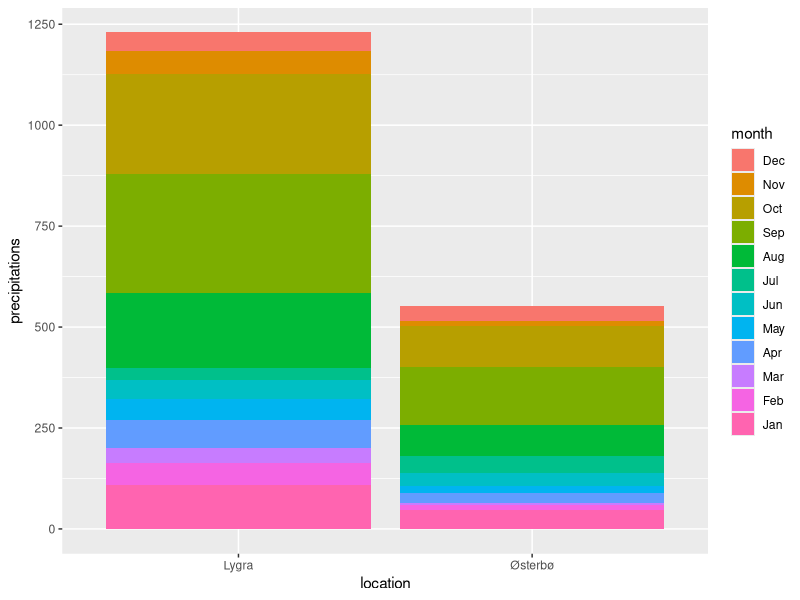
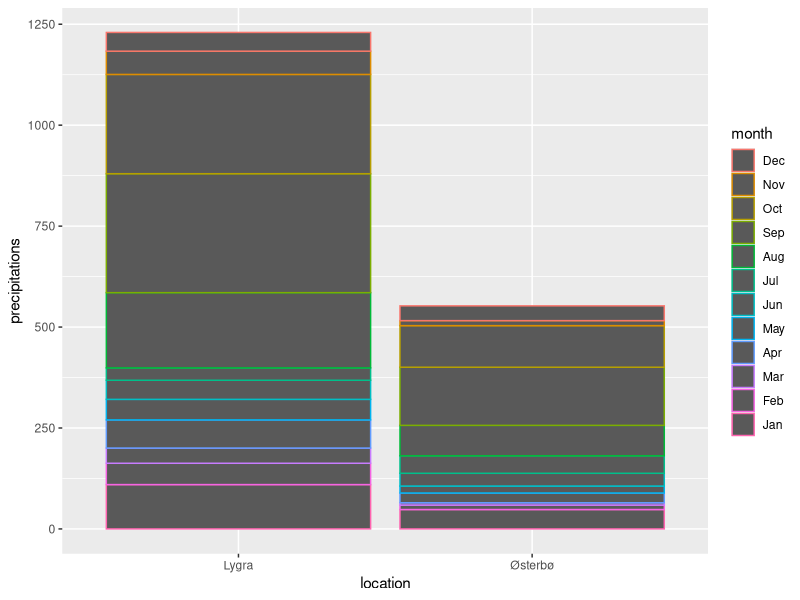
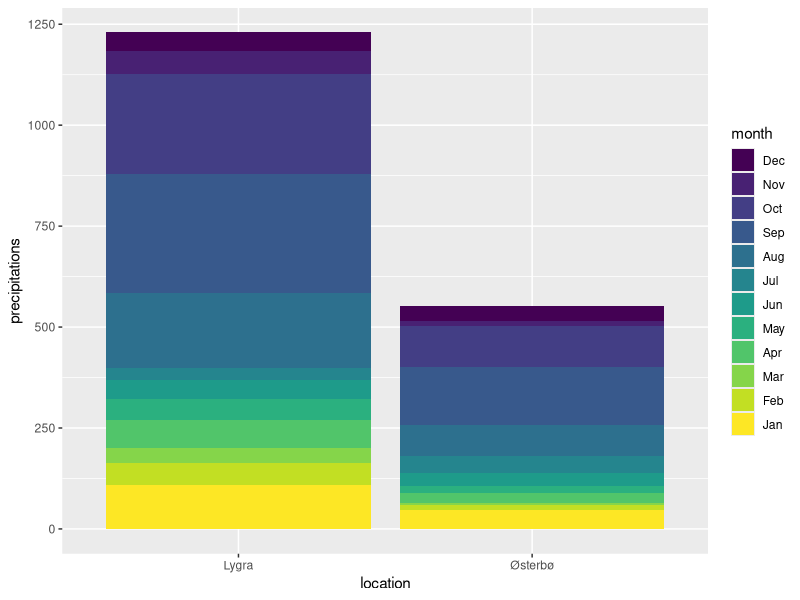
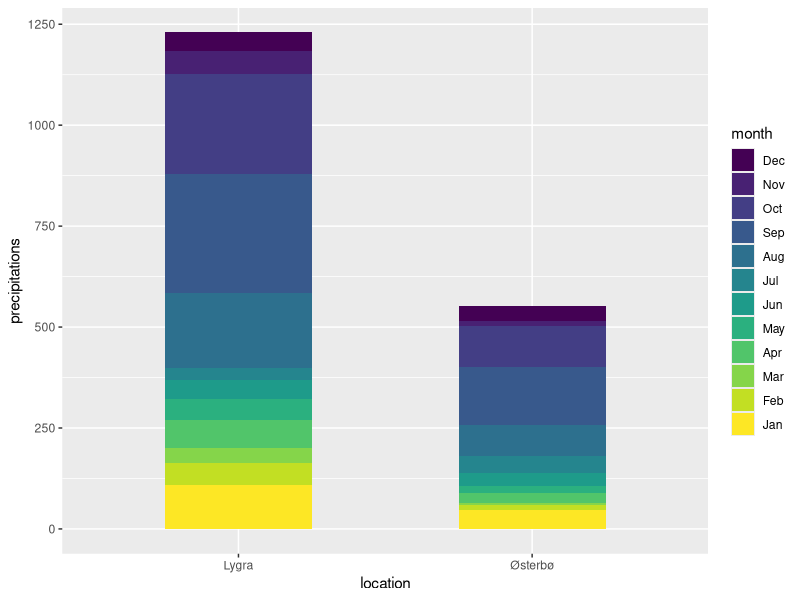
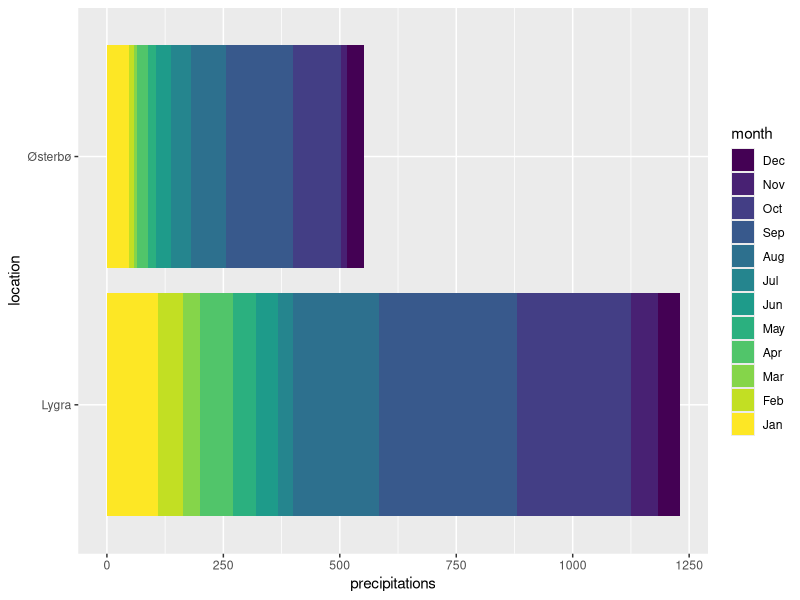
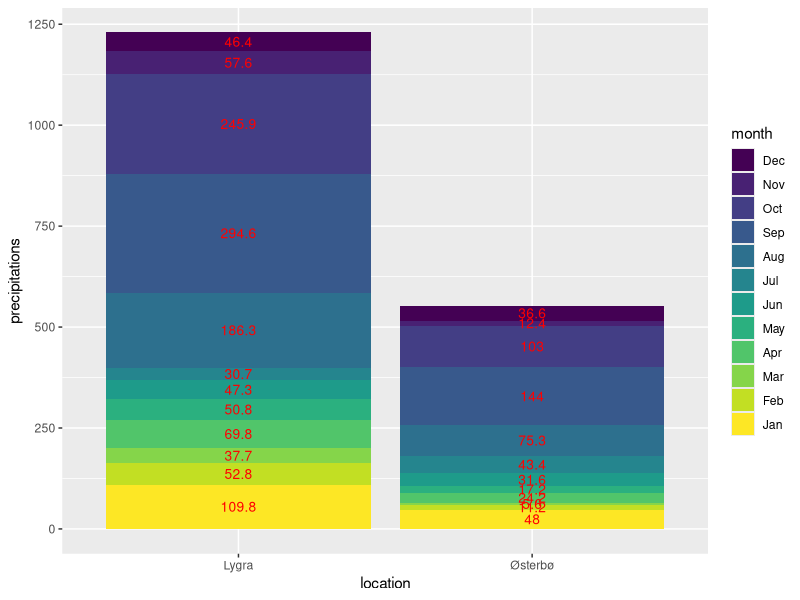

Recreate these plots in R, in order.
## ---- chunk 1
knitr::opts_chunk$set(echo = TRUE, fig.align = "center")

# title: Stacking data series in bars (stacked bar plot)
# author: jonathan
# revised: 28/3/2020

WEB <- c("https://bioceed.uib.no/dropfolder/bioSTATS/Rmd/Visualizing/Multiple/stacked-bars.html")
GIT <- c("https://github.com/jonathansoule/biostats/blob/master/Visualizing/Multiple/stacked-bars.Rmd")
library(ggplot2)
location <- c(rep("Lygra", 12), rep("Østerbø", 12))
month <- factor(rep(month.abb, 2), levels = rev(month.abb))
precipitations <- c(109.8, 52.8, 37.7, 69.8, 50.8, 47.3, 30.7, 186.3, 294.6, 245.9, 57.6, 46.4, 48.0, 11.2, 5.6, 24.2, 17.2, 31.6, 43.4, 75.3, 144.0, 103.0, 12.4, 36.6)
## ---- chunk 2
# dataframe
df <- data.frame(location, month, precipitations)
# structure of the dataframe
str(df)
## ---- chunk 3
ggplot(df, aes(x = location, y = precipitations, fill = month)) +
  geom_col()
## ---- chunk 4
ggplot(df, aes(x = location, y = precipitations, color = month)) +
  geom_col()
## ---- chunk 5
ggplot(df, aes(x = location, y = precipitations, fill = month)) +
  geom_col() +
  scale_fill_viridis_d()
## ---- chunk 6
ggplot(df, aes(x = location, y = precipitations, fill = month)) +
  geom_col(width = .5) +
  scale_fill_viridis_d()
## ---- chunk 7
ggplot(df, aes(x = location, y = precipitations, fill = month)) +
  geom_col() +
  scale_fill_viridis_d() +
  coord_flip()
## ---- chunk 8
ggplot(df, aes(x = location, y = precipitations, fill = month)) +
  geom_col() +
  geom_text(aes(label = precipitations), position = position_stack(vjust = .5), color = "red", size = 3.5) +
  scale_fill_viridis_d()
